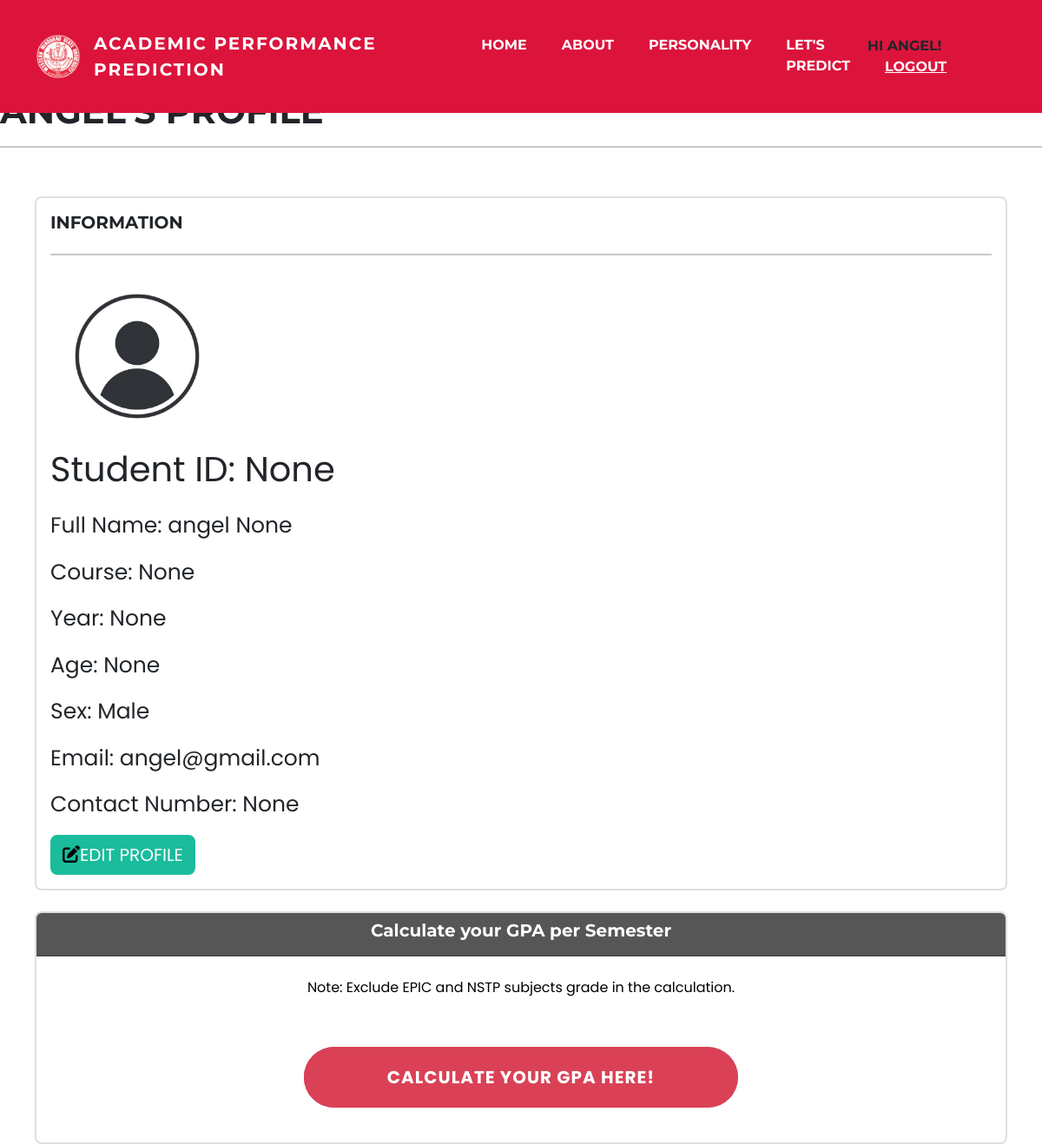
Before: /profile/ (signed in, upper part) with the older database file.
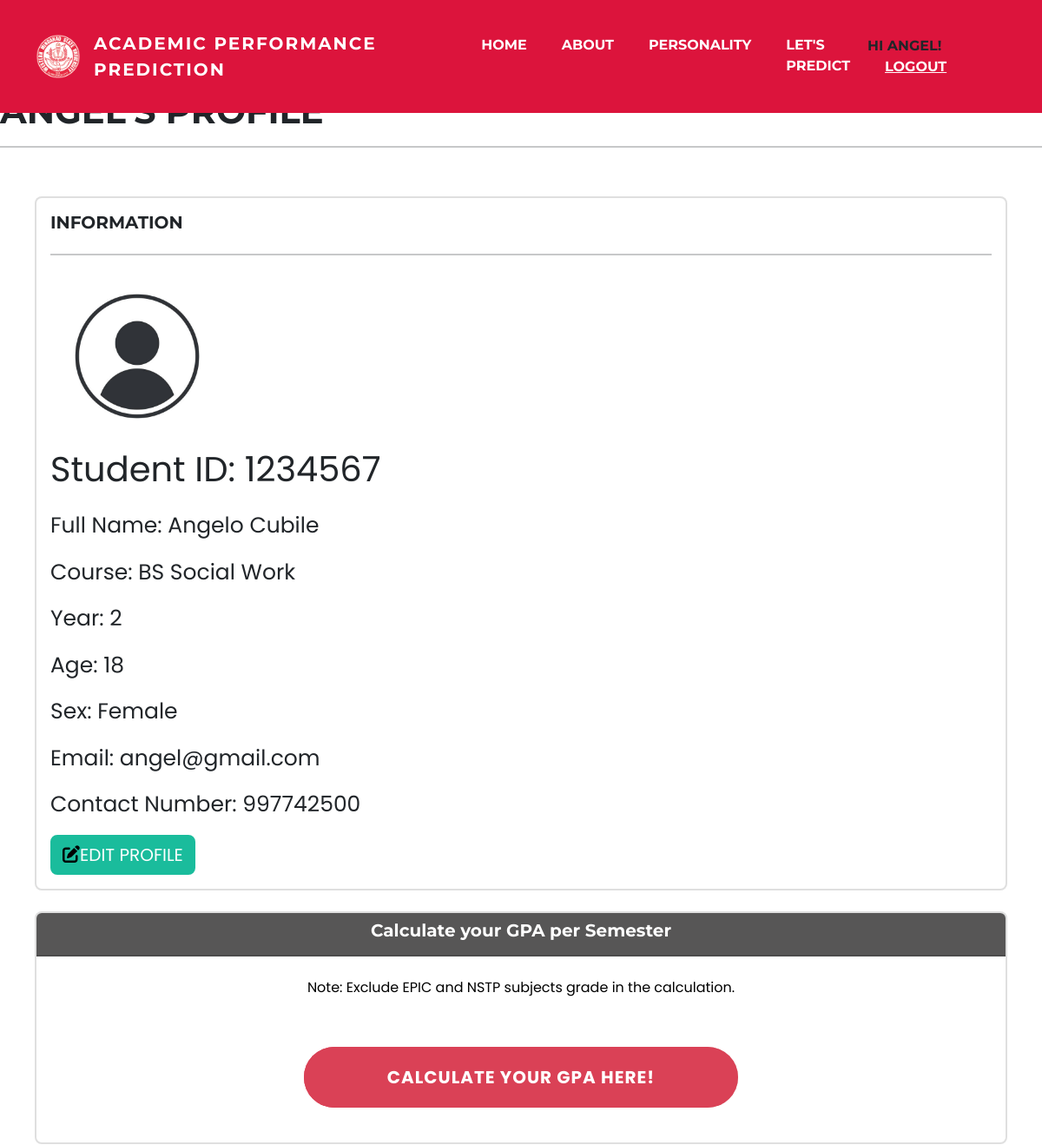
After: the same page with the newer database file.
### thesis/models.py (models this page shows, shortened)
class student(models.Model):
    user = models.OneToOneField(User, null=True, blank=True, on_delete=models.CASCADE)
    studentID = models.CharField(max_length=100, null=True)
    firstname = models.CharField(max_length=100, null=True)
    lastname = models.CharField(max_length=100, null=True)
    stud_course = models.PositiveBigIntegerField(choices=COURSE, null=True, verbose_name=u"Course")
    stud_year = models.PositiveBigIntegerField(choices=YR_LEVEL, null=True, verbose_name=u"Year")
    stud_age = models.PositiveBigIntegerField(validators = [MinValueValidator(17), MaxValueValidator(40)],null=True, verbose_name=u"Age")
    stud_sex = models.PositiveBigIntegerField(choices=SEX, null=True, verbose_name=u"Sex")
    phone = models.PositiveBigIntegerField(null=True)
    profile_pic = models.ImageField(default="unknown.jpg", null=True, blank=True)
    date_created = models.DateTimeField(auto_now_add=True, null=True)

### thesis/decorations.py (the view)
        def wrapper_func(request, *args, **kwargs):
            group = None
            if request.user.groups.exists():
                group = request.user.groups.all()[0].name
            if group in allowed_roles:
                return view_func(request, *args, **kwargs)
            else:
                return HttpResponse('Sorry, you are not authorized to view this page.')

### thesis/decorations.py (called while the page is built)
def allowed_users(allowed_roles=[]):
    def decorator(view_func):
        def wrapper_func(request, *args, **kwargs):
            group = None
            if request.user.groups.exists():
                group = request.user.groups.all()[0].name
            if group in allowed_roles:
                return view_func(request, *args, **kwargs)
            else:
                return HttpResponse('Sorry, you are not authorized to view this page.')
        return wrapper_func
    return decorator

### thesis/views.py (called while the page is built)
@login_required(login_url='login') # make page visible when logged-in
@allowed_users(allowed_roles=['student'])
def userprofile(request):
    predicted_acads = Data.objects.all()
    predicted_acads = request.user.student.data_set.all()
    stud = request.user.student
    data_cnts = predicted_acads.count()
    context = {'predicted_acads':predicted_acads, 'data_cnts':data_cnts, 'stud':stud}
    return render(request, "accounts/profile.html", context)

### thesis/templates/accounts/profile.html (shortened to what this page needs)
{% extends 'base.html' %}
{% block content %}
<h1 style="text-transform: uppercase;">
</h1>
<hr>
<div class="row">
  <div class="col-md" style="margin: 40px;">
      <div class="card card-body">
          <h5>INFORMATION</h5>
          <hr>
          <div style="text-align: left;">
            <img class="profile-pic" src="{{request.user.student.profile_pic.url}}">
          </div>
          <P style="font-size: 40px;">Student ID: {{stud.studentID}}</P>
          <p style="font-size: 25px;">Full Name: {{stud.firstname}} {{stud.lastname}}</p>
          <td>{% if stud.stud_course == 1 %} <p style="font-size: 25px;">Course: BS Community Development</p>
            {% elif  stud.stud_course == 2 %} <p style="font-size: 25px;">Course: BS Information Technology</p>
            {% elif  stud.stud_course == 3 %} <p style="font-size: 25px;">Course: BS Computer Science</p>
            {% elif stud.stud_course == 4 %} <p style="font-size: 25px;">Course: BS Social Work</p>
            {% else %} <p style="font-size: 25px;">Course: None</p>
            {% endif %}</td>
          <p style="font-size: 25px;">Year: {{stud.stud_year}}</p>
          <p style="font-size: 25px;">Age: {{stud.stud_age}}</p>
          {% if stud.stud_sex == 0 %} <p style="font-size: 25px;">Sex: Female </p> {% else %} <p style="font-size: 25px;">Sex: Male</p> {% endif %}
          <p style="font-size: 25px;">Email: {{ user.email }}</p>
          <p style="font-size: 25px;">Contact Number: {{stud.phone}}</p>
          <div>
            <button type="button" class="btn btn-primary" data-toggle="modal" data-target="#exampleModal" style="font-size: 20px; font-style: 400;">
              <a href="{% url 'edit_profile' %}" style="text-decoration: none;"><i class="fa fa-edit" style="color: black;"></i>EDIT PROFILE</a></button>
          </div>
      </div>
      <br>
      <div class="card text-center text-white mb-4" id="total-data">
        <div class="card-header" style="background-color: #575656;">
          <h5 class="card-title">Calculate your GPA per Semester</h5>
        </div>
        <br>
        <p style="text-align: center; color: black;">Note: Exclude EPIC and NSTP subjects grade in the calculation.</p>
        <div class="buttons">
            <button class="btn-color color">
                <a class="one" href="{% url 'gpa'%}" style="text-decoration: none;">Calculate your GPA here!</a>
            </button>
        </div>
      </div>
  </div>
</div>
<br>
{% endblock %}

### thesis/templates/base.html (shortened to what this page needs)
{% load static %}
<!DOCTYPE html>
<html lang="en">
<head>
    <link rel="stylesheet" href="https://stackpath.bootstrapcdn.com/bootstrap/4.1.3/css/bootstrap.min.css"integrity="sha384-MCw98/SFnGE8fJT3GXwEOngsV7Zt27NXFoaoApmYm81iuXoPkFOJwJ8ERdknLPMO"crossorigin="anonymous">
    <link href="{%static 'theme/css/styles.css' %}" rel="stylesheet" />
    <link href="{%static 'css/main.css' %}" rel="stylesheet" />
</head>
<body style="background-color: white;">
{% include 'navbar.html' %}
    <main id="main">
        {% block content %}
        {% endblock %}
    </main>
</body>
</html>

### thesis/templates/navbar.html (shortened to what this page needs)
{% load static %}
<nav class="navbar navbar-expand-lg text-uppercase fixed-top" id="mainNav" style="background-color: #DC143C;">
    <div class="container">
        <a class="navbar-brand" href="{% url 'index' %}"><img style="height: 50px; width: 50px;" src="{% static 'img/wmsu.png' %}"> </a>
        <div class="collapse navbar-collapse" id="navbarResponsive">
            <a style="text-decoration: none; letter-spacing: 2px; font-size: 20px; color: white;"
                href="{% url 'index' %}">Academic Performance Prediction
            </a>
            <ul class="navbar-nav ms-auto">
                {% url 'index' as index_url %}
                <li class="nav-item mx-0 mx-lg-1"><a class="nav-link py-3 px-0 px-lg-3 rounded js-scroll-trigger {% if request.path == index_url %}active{% endif %}" href="{{ index_url }}">Home</a></li>
                {% url 'about' as about_url %}
                <li class="nav-item mx-0 mx-lg-1"><a class="nav-link py-3 px-0 px-lg-3 rounded js-scroll-trigger {% if request.path == about_url %}active{% endif %}" href="{{ about_url }}">About</a></li>
                {% url 'personality' as personality_url %}
                <li class="nav-item mx-0 mx-lg-1"><a class="nav-link py-3 px-0 px-lg-3 rounded js-scroll-trigger {% if request.path == personality_url %}active{% endif %}" href="{{ personality_url }}">Personality</a></li>
                {% if request.user.student %}
                {% url 'takept' as takept_url %}
                <li class="nav-item mx-0 mx-lg-1"><a class="nav-link py-3 px-0 px-lg-3 rounded js-scroll-trigger {% if request.path == 'takept_url' %}active{% endif %}" href="{{ takept_url }}">Let's Predict</a></li>
                {% endif %}
            </ul>
            <span style="float:right;">
                {% if user.is_authenticated %}
                    {% if request.user.student %}
                        {% url 'profile' as profile_url %}
                        <span> Hi {% if request.path == profile_url %}{{ user.username}}{% else %}<a style="color: white;" href="{% url 'profile' %}">{{ user.username}}</a>{% endif %}!</span>
                    {% endif %}
                    <a style="color: white; padding-left: 20px;" href="{% url 'logout' %}">Logout</a>
                {% else %}
                <span>
                    <a href="{% url 'login' %}">Login</a>
                </span>
                {% endif %}
            </span>
        </div>
    </div>
</nav>
    {% url 'index' as index_url %}
    {% url 'about' as about_url %}
    {% url 'personality' as personality_url %}

### static/css/main.css (style rules this page uses)
#main { padding-top: 74px; font-family: "Poppins"; }
@media (min-width: 992px) { #main { padding-top: 104px; } }
#mainNav .navbar-nav li.nav-item a.nav-link { border-bottom: 2px solid transparent; transition: border-bottom .2s, color .2s; }
#mainNav { padding-top: none; padding-bottom: none; }
a { color: white; text-decoration: underline; }
img { vertical-align: middle; }

### thesis/templates/accounts/profile.html (style rules this page uses)
.profile-pic { max-width: 200px; max-height: 200px; margin: 0 auto; border-radius: 50%; }
.buttons { margin: 20px; display: flex; justify-items: center; justify-content: center; }
.btn-color { width: 500px; color: #fff; margin: 20px; font-size: 25px; font-weight: 600; cursor: pointer; height: 70px; border: none; border-radius: 50px; background-size: 300% 100%; transition: all 0.3s ease-in-out; }
.btn-color.color { background-image: linear-gradient(to right, #DC143C, #fa8484, #edbbbb, #e3d3d3); }
.btn-color { color: #fff; background: #DC143C; font-family: 'Poppins'; font-size: 20px; font-weight: 700; letter-spacing: 1px; text-transform: uppercase; padding: 10px 15px 9px; border-radius: 50px; transform-origin: center bottom; position: relative; z-index: 1; transition: all 0.5s; }
.btn-color:before, .btn-color:after { content: ""; background-color: #d36f6f; transform-origin: 50% 100%; border: none; border-radius: 50px; position: absolute; top: 0; right: 0; bottom: 0; left: 0; transition:all 0.3s ease-in-out; z-index: -1; }
.btn-color:after { background-color:#e2163f83;border: none; border-radius: 50px; }

Changed rows visible on the page:
changed student: studentID "None" → "1234567"; firstname "angel" → "Angelo"; lastname "None" → "Cubile"; stud_course empty → 4 (drawn); stud_year "None" → "2"; stud_age "None" → "18"; stud_sex empty → 0 (drawn); phone "None" → "997742500"
Other visible differences:
text no longer shown: "Course: None Sex: Male"
text now shown: "Course: BS Social Work Sex: Female"
